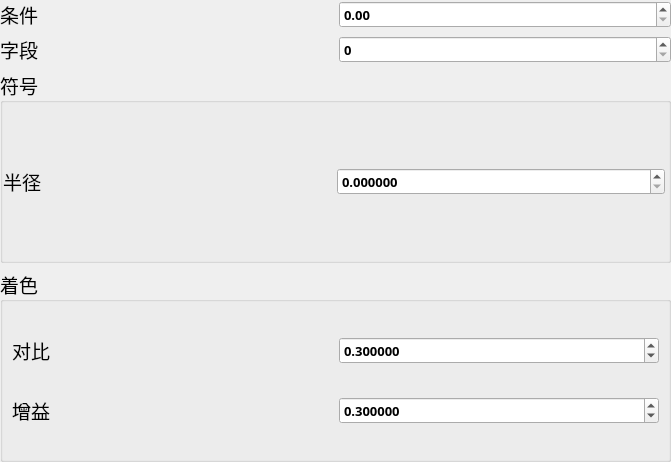
<?xml version="1.0" encoding="UTF-8"?>
<ui version="4.0">
 <class>QgsPointCloud3DRendererPropsDialogBase</class>
 <widget class="QgsPanelWidget" name="QgsPointCloud3DRendererPropsDialogBase">
  <property name="geometry">
   <rect>
    <x>0</x>
    <y>0</y>
    <width>671</width>
    <height>462</height>
   </rect>
  </property>
  <property name="windowTitle">
   <string>Renderer Settings</string>
  </property>
  <layout class="QVBoxLayout" name="verticalLayout_5">
   <property name="leftMargin">
    <number>0</number>
   </property>
   <property name="topMargin">
    <number>0</number>
   </property>
   <property name="rightMargin">
    <number>0</number>
   </property>
   <property name="bottomMargin">
    <number>0</number>
   </property>
   <item>
    <widget class="QStackedWidget" name="mainStack">
     <widget class="QWidget" name="page">
      <layout class="QVBoxLayout" name="verticalLayout_4">
       <property name="leftMargin">
        <number>0</number>
       </property>
       <property name="topMargin">
        <number>0</number>
       </property>
       <property name="rightMargin">
        <number>0</number>
       </property>
       <property name="bottomMargin">
        <number>0</number>
       </property>
       <item>
        <layout class="QVBoxLayout" name="verticalLayout_2">
         <item>
          <layout class="QGridLayout" name="gridLayout_3">
           <item row="0" column="0">
            <widget class="QLabel" name="label_2">
             <property name="font">
              <font>
               <family>Agency FB</family>
               <pointsize>14</pointsize>
              </font>
             </property>
             <property name="text">
              <string>条件</string>
             </property>
            </widget>
           </item>
           <item row="1" column="0">
            <widget class="QLabel" name="label_3">
             <property name="font">
              <font>
               <family>Agency FB</family>
               <pointsize>14</pointsize>
              </font>
             </property>
             <property name="text">
              <string>字段</string>
             </property>
            </widget>
           </item>
           <item row="0" column="1">
            <widget class="QDoubleSpinBox" name="tiaojian">
             <property name="font">
              <font>
               <family>Agency FB</family>
               <pointsize>10</pointsize>
               <weight>75</weight>
               <bold>true</bold>
              </font>
             </property>
            </widget>
           </item>
           <item row="1" column="1">
            <widget class="QSpinBox" name="spinBox">
             <property name="font">
              <font>
               <family>Agency FB</family>
               <pointsize>10</pointsize>
               <weight>75</weight>
               <bold>true</bold>
              </font>
             </property>
            </widget>
           </item>
          </layout>
         </item>
         <item>
          <widget class="QGroupBox" name="mLayerRenderingGroupBox_2">
           <property name="font">
            <font>
             <family>Agency FB</family>
             <pointsize>14</pointsize>
            </font>
           </property>
           <property name="title">
            <string>符号</string>
           </property>
           <property name="flat">
            <bool>true</bool>
           </property>
           <property name="checkable">
            <bool>false</bool>
           </property>
           <layout class="QGridLayout" name="gridLayout_2">
            <property name="leftMargin">
             <number>0</number>
            </property>
            <property name="rightMargin">
             <number>3</number>
            </property>
            <item row="0" column="0">
             <widget class="QLabel" name="lblTransparency_4">
              <property name="text">
               <string>半径</string>
              </property>
             </widget>
            </item>
            <item row="0" column="2">
             <widget class="QgsDoubleSpinBox" name="banjing">
              <property name="font">
               <font>
                <family>Agency FB</family>
                <pointsize>10</pointsize>
                <weight>75</weight>
                <bold>true</bold>
               </font>
              </property>
              <property name="decimals">
               <number>6</number>
              </property>
              <property name="maximum">
               <double>99999999999.000000000000000</double>
              </property>
             </widget>
            </item>
           </layout>
          </widget>
         </item>
         <item>
          <widget class="QGroupBox" name="mLayerRenderingGroupBox">
           <property name="font">
            <font>
             <family>Agency FB</family>
             <pointsize>14</pointsize>
            </font>
           </property>
           <property name="title">
            <string>着色</string>
           </property>
           <property name="flat">
            <bool>true</bool>
           </property>
           <property name="checkable">
            <bool>false</bool>
           </property>
           <layout class="QGridLayout" name="gridLayout">
            <item row="0" column="1">
             <widget class="QgsDoubleSpinBox" name="duibiSpinBox">
              <property name="font">
               <font>
                <family>Agency FB</family>
                <pointsize>10</pointsize>
                <weight>75</weight>
                <bold>true</bold>
               </font>
              </property>
              <property name="decimals">
               <number>6</number>
              </property>
              <property name="maximum">
               <double>99999999999.000000000000000</double>
              </property>
              <property name="value">
               <double>0.300000000000000</double>
              </property>
             </widget>
            </item>
            <item row="1" column="0">
             <widget class="QLabel" name="zengyilabel">
              <property name="text">
               <string>增益</string>
              </property>
             </widget>
            </item>
            <item row="1" column="1">
             <widget class="QgsDoubleSpinBox" name="zengyiSpinBox">
              <property name="font">
               <font>
                <family>Agency FB</family>
                <pointsize>10</pointsize>
                <weight>75</weight>
                <bold>true</bold>
               </font>
              </property>
              <property name="decimals">
               <number>6</number>
              </property>
              <property name="maximum">
               <double>99999999999.000000000000000</double>
              </property>
              <property name="value">
               <double>0.300000000000000</double>
              </property>
             </widget>
            </item>
            <item row="0" column="0">
             <widget class="QLabel" name="label">
              <property name="text">
               <string>对比</string>
              </property>
             </widget>
            </item>
           </layout>
          </widget>
         </item>
        </layout>
       </item>
      </layout>
     </widget>
    </widget>
   </item>
  </layout>
 </widget>
 <customwidgets>
  <customwidget>
   <class>QgsDoubleSpinBox</class>
   <extends>QDoubleSpinBox</extends>
   <header>qgsdoublespinbox.h</header>
  </customwidget>
  <customwidget>
   <class>QgsPanelWidget</class>
   <extends>QWidget</extends>
   <header>qgspanelwidget.h</header>
   <container>1</container>
  </customwidget>
 </customwidgets>
 <resources/>
 <connections/>
</ui>
